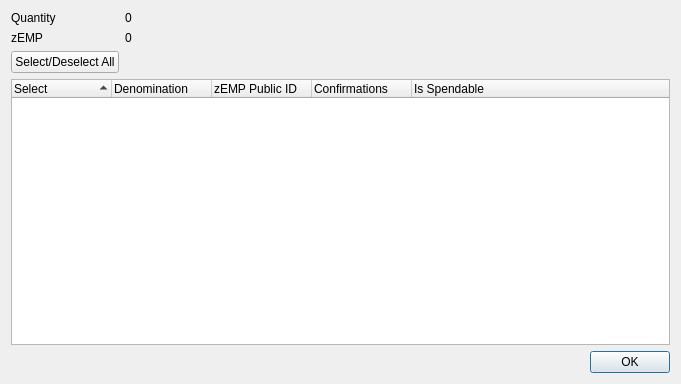
<?xml version="1.0" encoding="UTF-8"?>
<ui version="4.0">
 <class>ZEmpireCoinControlDialog</class>
 <widget class="QDialog" name="ZEmpireCoinControlDialog">
  <property name="geometry">
   <rect>
    <x>0</x>
    <y>0</y>
    <width>681</width>
    <height>384</height>
   </rect>
  </property>
  <property name="minimumSize">
   <size>
    <width>681</width>
    <height>384</height>
   </size>
  </property>
  <property name="windowTitle">
   <string>Select zEMP to Spend</string>
  </property>
  <layout class="QGridLayout" name="gridLayout">
   <item row="0" column="0">
    <layout class="QFormLayout" name="formLayout">
     <property name="sizeConstraint">
      <enum>QLayout::SetDefaultConstraint</enum>
     </property>
     <item row="0" column="0">
      <widget class="QLabel" name="labelQuantity">
       <property name="text">
        <string>Quantity</string>
       </property>
      </widget>
     </item>
     <item row="0" column="1">
      <widget class="QLabel" name="labelQuantity_int">
       <property name="text">
        <string>0</string>
       </property>
      </widget>
     </item>
     <item row="1" column="0">
      <widget class="QLabel" name="labelZEmpireCoin">
       <property name="text">
        <string>zEMP</string>
       </property>
      </widget>
     </item>
     <item row="1" column="1">
      <widget class="QLabel" name="labelZEmpireCoin_int">
       <property name="text">
        <string>0</string>
       </property>
      </widget>
     </item>
     <item row="2" column="0">
      <widget class="QPushButton" name="pushButtonAll">
       <property name="text">
        <string>Select/Deselect All</string>
       </property>
      </widget>
     </item>
    </layout>
   </item>
   <item row="1" column="0">
    <layout class="QVBoxLayout" name="verticalLayout">
     <item>
      <widget class="QTreeWidget" name="treeWidget">
       <property name="minimumSize">
        <size>
         <width>0</width>
         <height>250</height>
        </size>
       </property>
       <property name="alternatingRowColors">
        <bool>true</bool>
       </property>
       <property name="sortingEnabled">
        <bool>true</bool>
       </property>
       <property name="columnCount">
        <number>5</number>
       </property>
       <attribute name="headerDefaultSectionSize">
        <number>100</number>
       </attribute>
       <column>
        <property name="text">
         <string notr="true">Select</string>
        </property>
       </column>
       <column>
        <property name="text">
         <string notr="true">Denomination</string>
        </property>
       </column>
       <column>
        <property name="text">
         <string notr="true">zEMP Public ID</string>
        </property>
       </column>
       <column>
        <property name="text">
         <string notr="true">Confirmations</string>
        </property>
       </column>
       <column>
        <property name="text">
         <string>Is Spendable</string>
        </property>
       </column>
      </widget>
     </item>
     <item>
      <widget class="QDialogButtonBox" name="buttonBox">
       <property name="orientation">
        <enum>Qt::Horizontal</enum>
       </property>
       <property name="standardButtons">
        <set>QDialogButtonBox::Ok</set>
       </property>
      </widget>
     </item>
    </layout>
   </item>
  </layout>
 </widget>
 <resources/>
 <connections>
  <connection>
   <sender>buttonBox</sender>
   <signal>accepted()</signal>
   <receiver>ZEmpireCoinControlDialog</receiver>
   <slot>accept()</slot>
   <hints>
    <hint type="sourcelabel">
     <x>248</x>
     <y>254</y>
    </hint>
    <hint type="destinationlabel">
     <x>157</x>
     <y>274</y>
    </hint>
   </hints>
  </connection>
  <connection>
   <sender>buttonBox</sender>
   <signal>rejected()</signal>
   <receiver>ZEmpireCoinControlDialog</receiver>
   <slot>reject()</slot>
   <hints>
    <hint type="sourcelabel">
     <x>316</x>
     <y>260</y>
    </hint>
    <hint type="destinationlabel">
     <x>286</x>
     <y>274</y>
    </hint>
   </hints>
  </connection>
 </connections>
</ui>
